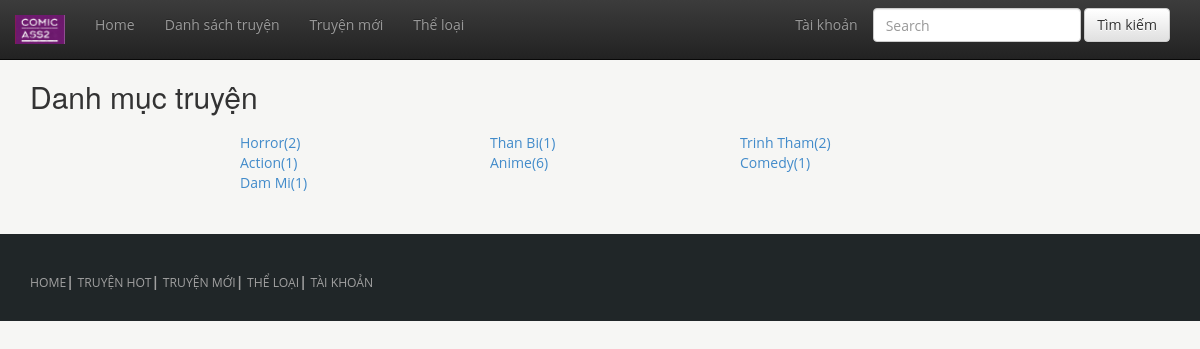
The app's page /theloai.php with its own data.
### tables this page shows
CREATE TABLE `category` (
  `category_id` int(11) NOT NULL,
  `category_name` varchar(50) NOT NULL
);

### theloai.php (the view, shortened to what this page needs)
<?php require 'header.php'; ?>
<br><br><br><br>
<div class="container">
    <h2>Danh mục truyện</h2><br>
    <div class="row">
        <div class="col-sm-2"></div>
        <div class="col-sm-8 catebox">
            <?php
                include 'config.php';
                $stmt = $conn->prepare("SELECT c.category_id, c.category_name, COUNT(sc.category_id) as count
                                        FROM category c JOIN storycategory sc ON c.category_id = sc.category_id
                                        GROUP BY sc.category_id;");
                $stmt->execute();
                $result = $stmt->get_result();
                while ($row = $result->fetch_assoc()) {
                    echo '
                        <div class="col-sm-4">
                            <a class="textcategory" href="javascript:getdata(\'' . $row['category_id'] . '\')">' . $row['category_name'] . '(' . $row['count'] . ')' . '</a>
                        </div>
                    ';
                }
            ?>
        </div>
        <div class="col-sm-2"></div>
    </div>
</div>
<div class="row">
    <div class="col-sm-1 col-md-2"></div>
    <div class="col-sm-10 col-md-8">
    </div>
    <div class="col-sm-1 col-md-2"></div>
</div>
<br><br>
<?php include 'footer.php' ?>

### header.php (shortened to what this page needs)
<!DOCTYPE html>
<html>
<head>
  <link rel="stylesheet" href="css/bootstrap.min.css">
  <link rel="stylesheet" href="css/bootstrap-theme.min.css">
  <link href="css/home2.css" rel="stylesheet" type="text/css" media="all" />
</head>
<body>
  <nav class="navbar navbar-inverse navbar-fixed-top" role="navigation">
    <div class="navbar-header">
      <a class="navbar-brand" href="#"><img class="logo" style="width:50px;height:auto;" src="images/logo_web.png"></a>
    </div>
    <div class="collapse navbar-collapse" id="bs-example-navbar-collapse-1">
      <ul class="nav navbar-nav">
        <li><a href="index.php">Home</a></li>
        <li><a href="truyenhot.php">Danh sách truyện</a></li>
        <li><a href="truyenmoi.php">Truyện mới</a></li>
        <li><a href="theloai.php">Thể loại</a></li>
      </ul>
      <form action="timkiem.php" method="get" class="navbar-form navbar-right" role="search">
        <div class="form-group">
          <input type="text" class="form-control" name="keyword" placeholder="Search">
        </div>
        <button type="submit" class="btn btn-default" name="btnSearch">Tìm kiếm</button>
      </form>
      <ul class="nav navbar-nav navbar-right">
        <li><a href="dangnhap.php">Tài khoản</a></li>
      </ul>
    </div>
  </nav>

### footer.php
<div class="footer">
    <div class="container">
        <div class="footer-class">
        <div class="class-footer">
            <ul>
                <li ><a href="index.php" class="scroll">HOME</a><label>|</label></li>
                <li><a href="truyenhot.php" class="scroll">TRUYỆN HOT</a><label>|</label></li>
                <li><a href="truyenmoi.php" class="scroll">TRUYỆN MỚI</a><label>|</label></li>
                <li><a href="theloai.php" class="scroll">THỂ LOẠI</a><label>|</label></li>
                <li><a href="taikhoan.php" class="scroll">TÀI KHOẢN</a></li>
            </ul>
        </div>
    </div>
</div>
</body>
</html>

### css/home2.css (style rules this page uses)
body { background:#f6f6f4; font-family: 'Open Sans', sans-serif; }
body a { transition: 0.5s all; -webkit-transition: 0.5s all; -o-transition: 0.5s all; -moz-transition: 0.5s all; -ms-transition: 0.5s all; }
ul { padding: 0; margin: 0; }
h2,h3,h4,h5,h6,p { margin:0; }
.logo { float:left; }
.footer { background: #202628; padding: 2em 0 1em; }
.footer a { text-decoration:none; }
.class-footer { float:left; padding:10px 0; }
.class-footer ul li { display:inline-block; }
.class-footer ul li label { color:#a0a0a0; }
.class-footer ul li a { text-decoration:none; color:#a0a0a0; font-size:0.87em; }

### records on screen
category: category_name "Horror", count "2"
category: category_name "Than Bi", count "1"
category: category_name "Trinh Tham", count "2"
category: category_name "Action", count "1"
category: category_name "Anime", count "6"
category: category_name "Comedy", count "1"
category: category_name "Dam Mi", count "1"
